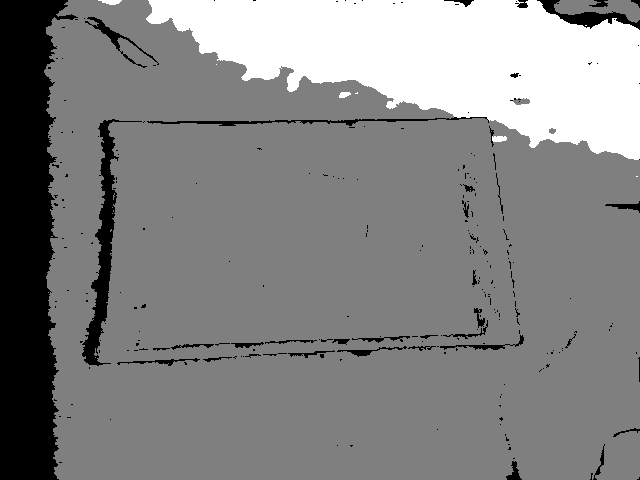
#> input picture data/depth/d0.png, 640 x 480 px; its folder holds only this picture in this run
$ python converter8bit.py
#> lines starting #> are read from the running program, lines starting #| are printed output that depends on the picture
#!/usr/bin/env python3

import cv2
import numpy as np

# Loop over d0 to d9
for i in range(10):
    input_filename = f'd{i}.png'
    output_filename = f'd{i}_8bit.png'

    # Load the 16-bit image (preserve depth)
    img = cv2.imread(input_filename, cv2.IMREAD_UNCHANGED)
#> img is the input picture: shape (480, 640) uint16; min 0, max 557, mean 405

    if img is None:
        print(f"Could not load {input_filename}")
        continue

    # Normalize the image to 8-bit range
    img_8bit = cv2.normalize(img, None, 0, 255, cv2.NORM_MINMAX)
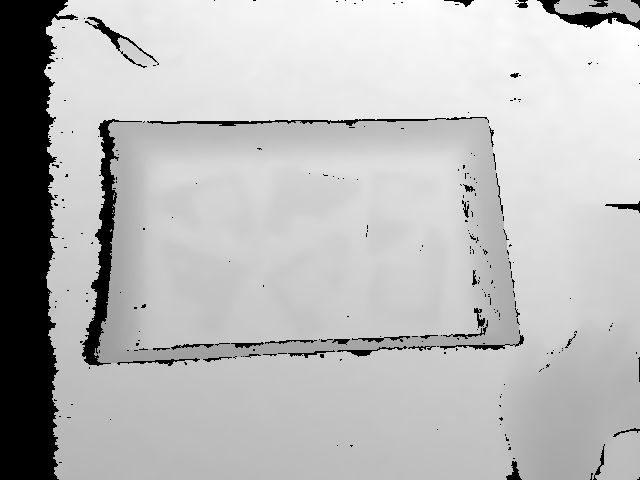
#> img_8bit: shape (480, 640) uint16; min 0, max 255, mean 185.4

    # Convert to uint8
    img_8bit = np.uint8(img_8bit)

    # Save the result
    cv2.imwrite(output_filename, img_8bit)
    print(f"Saved {output_filename}")
